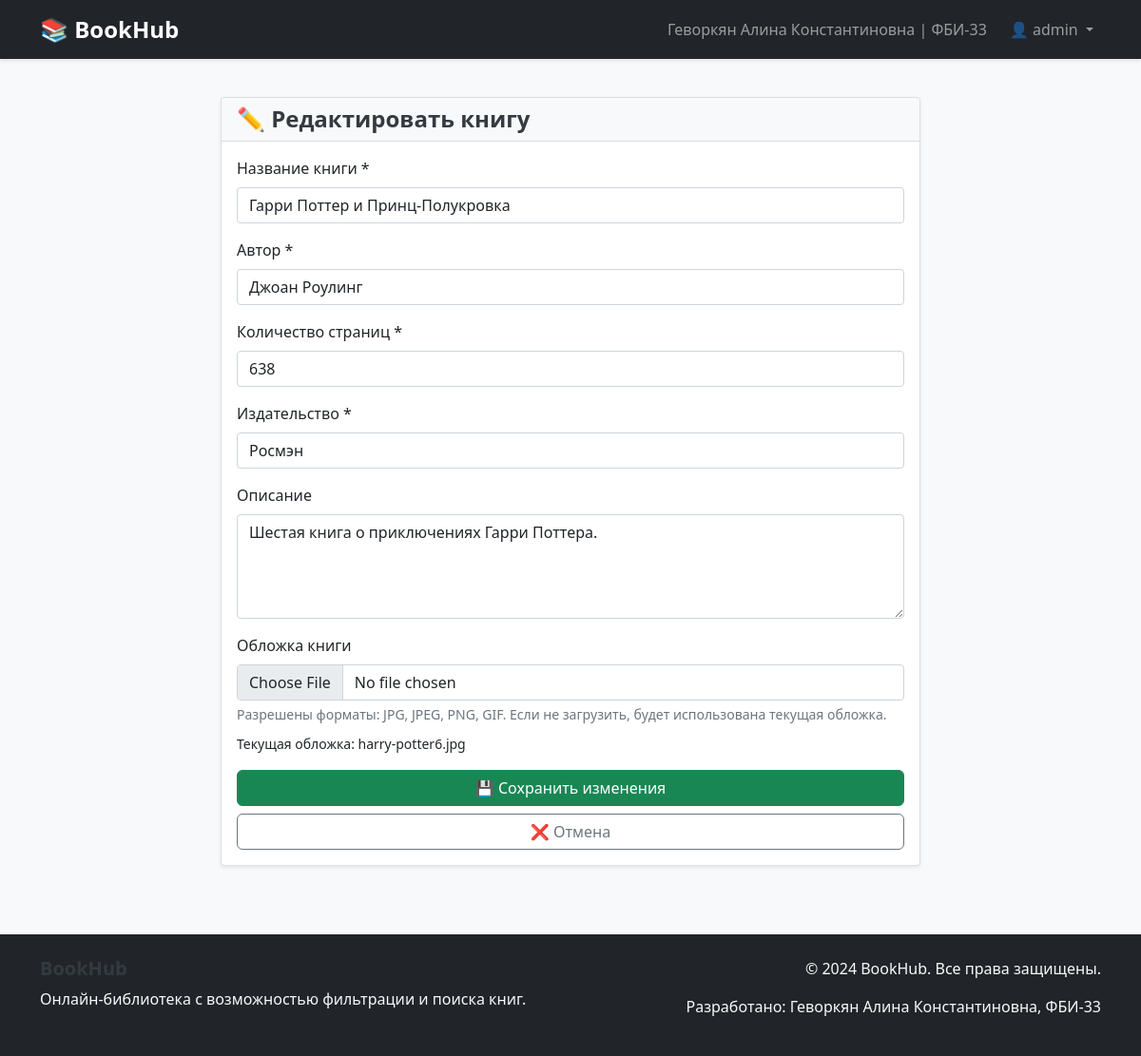
The page /admin/books/edit/110 (signed in) on the database its author committed.
### models.py (models this page shows, shortened)
class User(db.Model):
    id = db.Column(db.Integer, primary_key=True)
    username = db.Column(db.String(50), unique=True, nullable=False)
    password_hash = db.Column(db.String(255), nullable=False)
    is_admin = db.Column(db.Boolean, default=False)
    created_at = db.Column(db.DateTime, default=datetime.utcnow)

class Book(db.Model):
    id = db.Column(db.Integer, primary_key=True)
    title = db.Column(db.String(200), nullable=False)
    author = db.Column(db.String(150), nullable=False)
    pages = db.Column(db.Integer, nullable=False)
    publisher = db.Column(db.String(150), nullable=False)
    cover_image = db.Column(db.String(300), default='default-cover.jpg')
    description = db.Column(db.Text)
    created_at = db.Column(db.DateTime, default=datetime.utcnow)

### app.py (the view, shortened to what this page needs)
@app.route('/admin/books/edit/<int:book_id>', methods=['GET', 'POST'])
@admin_required
def edit_book(book_id):
    book = Book.query.get_or_404(book_id)
    if request.method == 'GET':
        return render_template('admin/edit_book.html', book=book)

### app.py (called while the page is built)
def admin_required(f):
    @wraps(f)
    def decorated_function(*args, **kwargs):
        if 'user_id' not in session:
            flash('Пожалуйста, войдите в систему.', 'warning')
            return redirect(url_for('login'))
        user = User.query.get(session['user_id'])
        if not user or not user.is_admin:
            flash('У вас нет прав доступа к этой странице.', 'danger')
            return redirect(url_for('index'))
        return f(*args, **kwargs)
    return decorated_function

@app.context_processor
def inject_user_info():
    user_info = {}
    if 'user_id' in session:
        user = User.query.get(session['user_id'])
        if user:
            user_info = {
                'username': user.username,
                'is_admin': user.is_admin
            }
    student_info = {
        'fio': 'Геворкян Алина Константиновна',
        'group': 'ФБИ-33'
    }
    return dict(user_info=user_info, student_info=student_info)

### templates/admin/edit_book.html (shortened to what this page needs)
{% extends "base.html" %}
{% block content %}
<div class="row justify-content-center">
    <div class="col-md-8">
        <div class="card">
            <div class="card-header">
                <h4 class="card-title mb-0">✏️ Редактировать книгу</h4>
            </div>
            <div class="card-body">
                <form method="POST" action="{{ url_for('edit_book', book_id=book.id) }}" enctype="multipart/form-data">
                    <div class="mb-3">
                        <label for="title" class="form-label">Название книги *</label>
                        <input type="text" class="form-control" id="title" name="title" value="{{ book.title }}" required>
                    </div>
                    <div class="mb-3">
                        <label for="author" class="form-label">Автор *</label>
                        <input type="text" class="form-control" id="author" name="author" value="{{ book.author }}" required>
                    </div>
                    <div class="mb-3">
                        <label for="pages" class="form-label">Количество страниц *</label>
                        <input type="number" class="form-control" id="pages" name="pages" value="{{ book.pages }}" min="1" required>
                    </div>
                    <div class="mb-3">
                        <label for="publisher" class="form-label">Издательство *</label>
                        <input type="text" class="form-control" id="publisher" name="publisher" value="{{ book.publisher }}" required>
                    </div>
                    <div class="mb-3">
                        <label for="description" class="form-label">Описание</label>
                        <textarea class="form-control" id="description" name="description" rows="4">{{ book.description }}</textarea>
                    </div>
                    <div class="mb-3">
                        <label for="cover_image" class="form-label">Обложка книги</label>
                        <input type="file" class="form-control" id="cover_image" name="cover_image" accept=".jpg,.jpeg,.png,.gif">
                        <div class="form-text">Разрешены форматы: JPG, JPEG, PNG, GIF. Если не загрузить, будет использована текущая обложка.</div>
                        {% if book.cover_image and book.cover_image != 'default-cover.jpg' %}
                        <div class="mt-2">
                            <small>Текущая обложка: {{ book.cover_image }}</small>
                        </div>
                        {% endif %}
                    </div>
                    <div class="d-grid gap-2">
                        <button type="submit" class="btn btn-success">💾 Сохранить изменения</button>
                        <a href="{{ url_for('admin_books') }}" class="btn btn-outline-secondary">❌ Отмена</a>
                    </div>
                </form>
            </div>
        </div>
    </div>
</div>
{% endblock %}

### templates/base.html (shortened to what this page needs)
<!DOCTYPE html>
<html lang="ru">
<head>
    <link href="https://cdn.jsdelivr.net/npm/bootstrap@5.1.3/dist/css/bootstrap.min.css" rel="stylesheet">
    <link href="{{ url_for('static', filename='css/style.css') }}" rel="stylesheet">
</head>
<body>
    <nav class="navbar navbar-expand-lg navbar-dark bg-dark">
        <div class="container">
            <a class="navbar-brand" href="{{ url_for('index') }}">
                📚 BookHub
            </a>
            <div class="navbar-nav ms-auto">
                <span class="navbar-text me-3">
                    {{ student_info.fio }} | {{ student_info.group }}
                </span>
                {% if user_info %}
                    <div class="nav-item dropdown">
                        <a class="nav-link dropdown-toggle" href="#" role="button" data-bs-toggle="dropdown">
                            👤 {{ user_info.username }}
                        </a>
                    </div>
                {% else %}
                    <a class="nav-link" href="{{ url_for('login') }}">Войти</a>
                    <a class="nav-link" href="{{ url_for('register') }}">Регистрация</a>
                {% endif %}
            </div>
        </div>
    </nav>
    <main class="container my-4">
        {% block content %}{% endblock %}
    </main>
    <footer class="bg-dark text-light py-4 mt-5">
        <div class="container">
            <div class="row">
                <div class="col-md-6">
                    <h5>BookHub</h5>
                    <p>Онлайн-библиотека с возможностью фильтрации и поиска книг.</p>
                </div>
                <div class="col-md-6 text-end">
                    <p>&copy; 2024 BookHub. Все права защищены.</p>
                    <p>Разработано: {{ student_info.fio }}, {{ student_info.group }}</p>
                </div>
            </div>
        </div>
    </footer>
</body>
</html>

### static/css/style.css (style rules this page uses)
body { background-color: #f8f9fa; font-family: 'Segoe UI', Tahoma, Geneva, Verdana, sans-serif; }
.card { box-shadow: 0 0.125rem 0.25rem rgba(0, 0, 0, 0.075); border: 1px solid rgba(0, 0, 0, 0.125); }
.card-header { background-color: #f8f9fa; border-bottom: 1px solid rgba(0, 0, 0, 0.125); }
.navbar-brand { font-weight: bold; font-size: 1.5rem; }
.btn { border-radius: 0.375rem; font-weight: 500; }
.navbar { box-shadow: 0 2px 4px rgba(0, 0, 0, 0.1); }
footer { margin-top: auto; }
h1, h2, h3, h4, h5, h6 { color: #343a40; font-weight: 600; }

### templates/base.html (style rules this page uses)
html, body { height: 100%; }
body { display: flex; flex-direction: column; min-height: 100vh; }
main { flex: 1 0 auto; }
footer { flex-shrink: 0; margin-top: auto; }

### rows shown on the page
User: username "admin"
Book: title "Гарри Поттер и Принц-Полукровка", author "Джоан Роулинг", pages "638", publisher "Росмэн", description "Шестая книга о приключениях Гарри Поттера.", cover_image "harry-potter6.jpg"

### other values the page prints
{{ student_info.fio }} "Геворкян Алина Константиновна"
{{ student_info.group }} "ФБИ-33"
